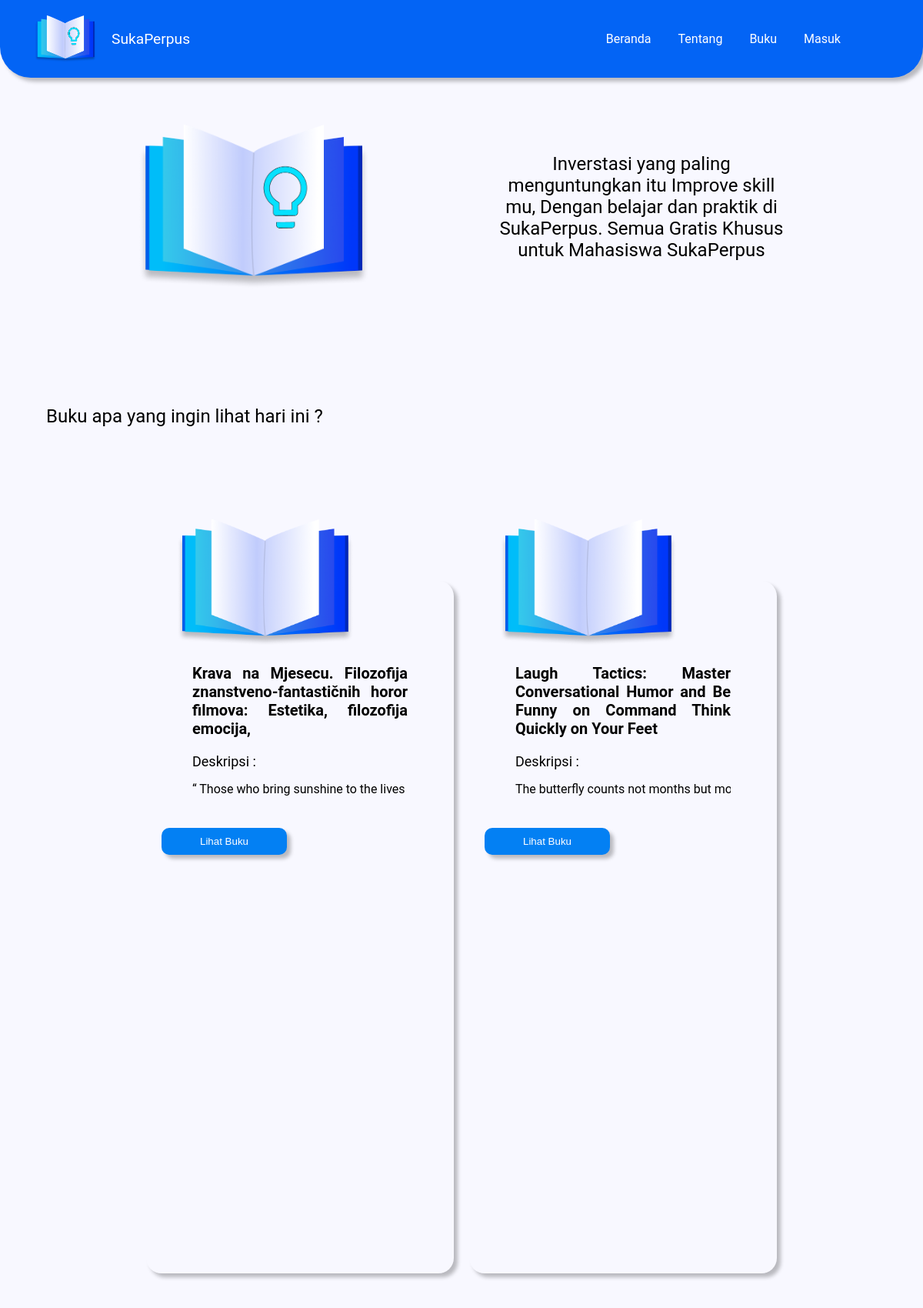
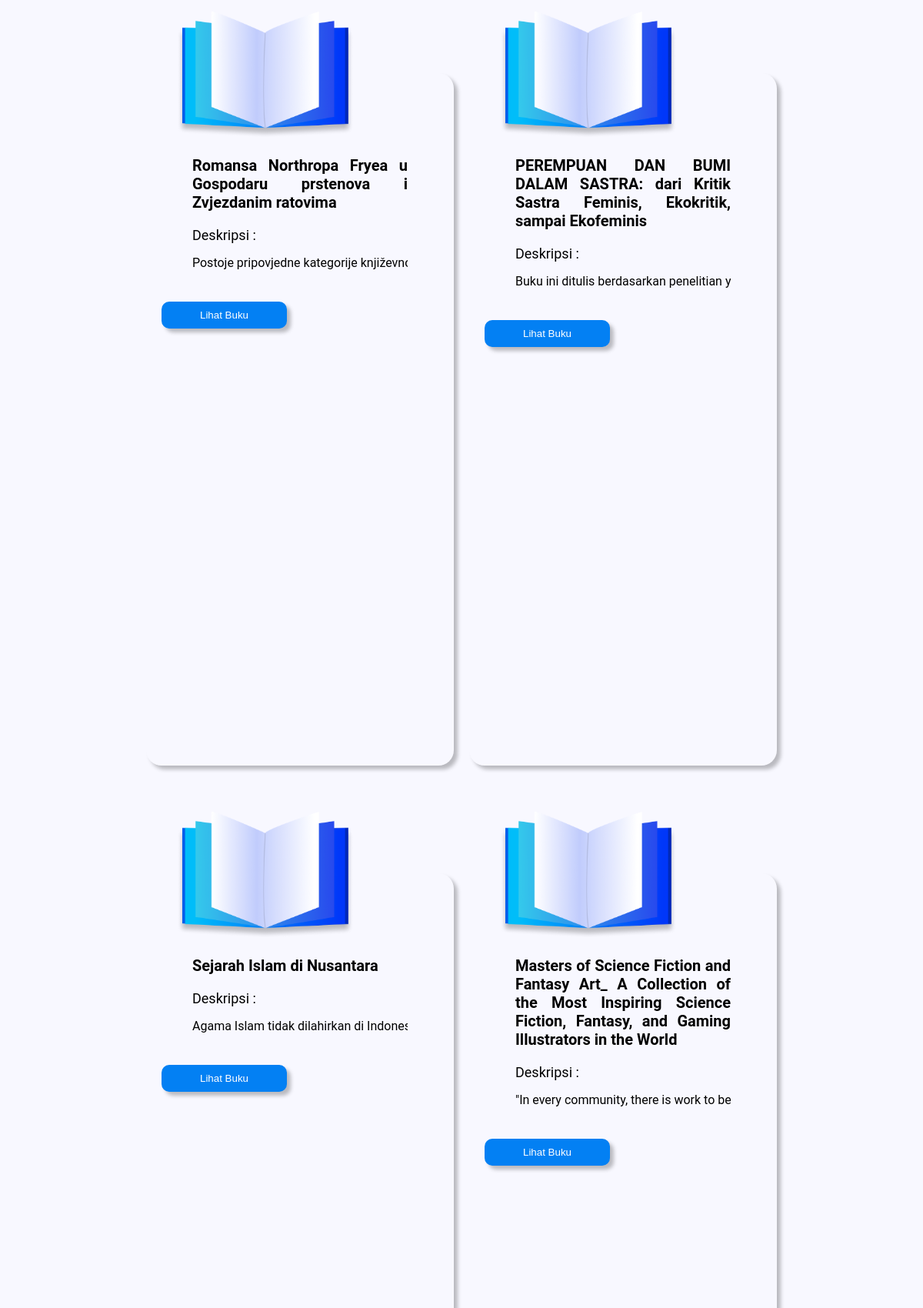
Page /index.php/client_c/books (upper part) on the committed database (2 pictures, top to bottom).
### tables this page shows
CREATE TABLE `data_buku` (
  `id` int(11) NOT NULL,
  `nama_buku` text NOT NULL,
  `penulis` text DEFAULT NULL,
  `genre` varchar(255) DEFAULT NULL,
  `tahun` int(6) NOT NULL,
  `deskripsi` text NOT NULL,
  `links` text NOT NULL
);

### application/controllers/Client_C.php (called while the page is built, shortened)
<?php
class Client_C extends CI_Controller{
    public function __construct()
    {
        $this->load->model('Databuku_model');
        $this->load->model('Auth_model');
        $this->load->helper('url');
    }
    public function books(){
        $data['title'] = 'List Data Buku';
        $data['data_buku'] = $this->Databuku_model->getAll();
        $this->load->view('front_end/client/books',$data);
    }
}
    ?>

### index.php (called while the page is built, shortened)
<?php
require_once BASEPATH.'core/CodeIgniter.php';

### application/models/Databuku_model.php (called while the page is built, shortened)
<?php
class Databuku_Model extends CI_Model{
    private $table = 'data_buku';
    public function getAll(){
        $this->db->from($this->table);
        $this->db->order_by('id','desc');
        $query = $this->db->get();
        return $query->result();
    }
}
?>

### application/views/front_end/client/books.php (the view, shortened to what this page needs)
<!DOCTYPE html>
<html lang="en">
<head>
    <link href="<?php echo base_url();?>assets/client/css/books.css" rel="stylesheet">
    <link href="<?php echo base_url();?>assets/client/css/index.css" rel="stylesheet">
    <link href="<?php echo base_url();?>assets/client/css/profile.css" rel="stylesheet">
</head>
  <body>
    <nav class="nav-wrap">
      <a href="<?= site_url('Databuku_C/home') ?>"" class="nav-left fadeIn first">
        <img src="<?php echo base_url();?>/assets/client/images/Logo (1).png" width="80" />
        <p class="nav-brand-text">SukaPerpus</p>
      </a>
      <div class="nav-center nav-responsive fadeIn second">
      <a href="<?= site_url('Client_C/home') ?>" class="nav-menu nav-margin">Beranda</a>
        <a href="<?= site_url('Client_C/about') ?>" class="nav-menu nav-margin">Tentang</a>
        <a href="<?= site_url('Client_C/books') ?>" class="nav-menu nav-margin">Buku</a>
        <a href="<?= site_url('Auth_C/login') ?>" class="nav-menu nav-margin">Masuk</a>
      </div>
    </nav>
    <br />
    <br />
    <br />
    <br />
    <br />
    <br />
    <br />
    <br />
    <div class="book-header w100">
      <img src="<?php echo base_url();?>/assets/client/images/Logo (1).png" class="book-header-img" alt="" />
      <p class="font-judul" style="text-align: center">
        Inverstasi yang paling menguntungkan itu Improve skill mu, Dengan
        belajar dan praktik di SukaPerpus. Semua Gratis Khusus untuk
        Mahasiswa SukaPerpus
      </p>
    </div>
    <br />
    <br />
    <br />
    <div class="book-pinjam-head w100">
      <h3 class="font-judul">Buku apa yang ingin lihat hari ini ?</h3>
    </div>
    <br />
    <br />
    <br />
    <br />
    <div class="book-wrap flex-center-center w100">
      <div class="book-container w100" style="gap: 20px">
                  <?php foreach($data_buku as $data) :  ?>
        <div class="card-book">
          <img
            src="<?php echo base_url();?>/assets/client/images/Logo.png"
            alt=""
            class="card-book-img"
            width="230"
          />
          <br />
          <br />
          <div class="card-book-container">
            <h3 style="font-size: 20px" ><?= $data->nama_buku ?></h3>
            <p class="card-book-judul">Deskripsi :</p>
            <p class="card-book-desc">
            <?= $data->deskripsi ?>
            </p>
          </div>
          <div class="flex-between w100">
            <a href="<?= $data->links ?>">
              <button class="button-primary">Lihat Buku</button>
            </a>
          </div>
        </div>
        <?php endforeach ?>
      </div>
    </div>
    <br />
    <br />
    <br />
    <br />
    <br />
    <br />
    <br />
    <br />
    <br />
  </body>
</html>

### assets/client/css/books.css (style rules this page uses)
.book-header { padding: 10px 15%; gap: 20%; display: flex; align-items: center; justify-content: space-between; }
.book-header-img { width: 100%; max-width: 300px; }
.book-pinjam-head { padding: 60px; display: flex; justify-content: space-between; gap: 20px; }
.book-wrap { padding: 40px; }
.book-container { width: 100%; display: flex; flex-wrap: wrap; justify-content: center; }

### assets/client/css/index.css (style rules this page uses)
html { scroll-behavior: smooth; }
* { box-sizing: border-box; }
body { width: 100vw; height: auto; min-height: 100vh; padding: 0; margin: 0; overflow-x: hidden; background-color: ghostwhite; font-family: Roboto, sans-serif; position: relative; }
.w100 { width: 100%; }
.flex-center-center { display: flex; justify-content: center; align-items: center; }
.flex-between { display: flex; justify-content: space-between; }
.font-judul { font-weight: normal; font-size: 1.5rem; color: black; }
.button-primary { padding: 10px 50px; border-radius: 10px; box-shadow: 5px 5px 5px rgba(0, 0, 0, 0.25); background-color: #0380f3; border: none; color: white; margin-top: -5px; }
.nav-wrap { width: 100%; display: flex; background-color: rgba(3, 100, 245); box-shadow: 5px 5px 5px rgba(0, 0, 0, 0.25); padding: 5px; border-radius: 0px 0px 40px 40px; justify-content: space-between; align-items: center; position: fixed; left: 0; top: 0; z-index: 100; }
.nav-left { margin-left: 40px; padding: 15px 0px; display: flex; width: 100%; gap: 20px; text-decoration: none; cursor: pointer; }
.nav-brand-text { color: white; font-size: 1.2rem; }
.nav-center { gap: 20px; width: 300px; }
.nav-responsive { display: flex; }
.nav-menu { text-decoration: none; color: white; font-size: 1rem; cursor: pointer; }
.nav-margin { margin-left: 15px; }
.card-book { display: flex; flex-direction: column; align-items: center; width: 100%; max-width: 400px; height: 900px; border-radius: 20px; box-shadow: 5px 5px 5px rgba(0, 0, 0, 0.25); gap: 30px; position: relative; padding: 20px; margin-bottom: 120px; }
.card-book-img { position: absolute; top: -80px; left: 40px; }
.card-book-container { width: 280px; text-align: justify; }
.card-book-judul { width: 100px; margin-bottom: 10px; font-size: 18px; }
.card-book-desc { white-space: nowrap; overflow: hidden; width: 100%; }

### assets/client/css/profile.css (style rules this page uses)
a { color: #92badd; display: inline-block; text-decoration: none; font-weight: 400; }
.fadeIn { opacity: 0; -webkit-animation: fadeIn ease-in 1; -moz-animation: fadeIn ease-in 1; animation: fadeIn ease-in 1; -webkit-animation-fill-mode: forwards; -moz-animation-fill-mode: forwards; animation-fill-mode: forwards; -webkit-animation-duration: 1s; -moz-animation-duration: 1s; animation-duration: 1s; }
.fadeIn.first { -webkit-animation-delay: 0.4s; -moz-animation-delay: 0.4s; animation-delay: 0.4s; }
.fadeIn.second { -webkit-animation-delay: 0.6s; -moz-animation-delay: 0.6s; animation-delay: 0.6s; }
* { box-sizing: border-box; }

### rows in the picture
data_buku: nama_buku "Krava na Mjesecu. Filozofija znanstveno-fantastičnih horor filmova: Estetika, filozofija emocija,", deskripsi "“ Those who bring sunshine to the lives…"
data_buku: nama_buku "Laugh Tactics: Master Conversational Humor and Be Funny on Command Think Quickly on Your Feet", deskripsi "The butterfly counts not months but…"
data_buku: nama_buku "Romansa Northropa Fryea u Gospodaru prstenova i Zvjezdanim ratovima", deskripsi "Postoje pripovjedne kategorije…"
data_buku: nama_buku "PEREMPUAN DAN BUMI DALAM SASTRA: dari Kritik Sastra Feminis, Ekokritik, sampai Ekofeminis", deskripsi "Buku ini ditulis berdasarkan penelitian…"
data_buku: nama_buku "Sejarah Islam di Nusantara", deskripsi "Agama Islam tidak dilahirkan di…"
data_buku: nama_buku "Masters of Science Fiction and Fantasy Art_ A Collection of the Most Inspiring Science Fiction, Fantasy, and Gaming Illustrators in the World", deskripsi "\"In every community, there is work to be…"
